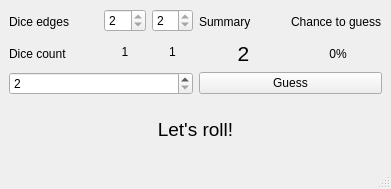
<?xml version="1.0" encoding="UTF-8"?>
<ui version="4.0">
 <class>MainWindow</class>
 <widget class="QMainWindow" name="MainWindow">
  <property name="geometry">
   <rect>
    <x>0</x>
    <y>0</y>
    <width>391</width>
    <height>189</height>
   </rect>
  </property>
  <property name="windowTitle">
   <string>MainWindow</string>
  </property>
  <widget class="QWidget" name="centralwidget">
   <layout class="QVBoxLayout" name="verticalLayout_2">
    <item>
     <layout class="QHBoxLayout" name="horizontalLayout_4">
      <item>
       <layout class="QHBoxLayout" name="horizontalLayout_6">
        <item>
         <layout class="QVBoxLayout" name="verticalLayout_3">
          <item>
           <widget class="QLabel" name="lb_t_edges">
            <property name="text">
             <string>Dice edges</string>
            </property>
           </widget>
          </item>
          <item>
           <widget class="QLabel" name="lb_t_diceCount">
            <property name="text">
             <string>Dice count</string>
            </property>
           </widget>
          </item>
         </layout>
        </item>
        <item>
         <layout class="QVBoxLayout" name="verticalLayout">
          <item>
           <layout class="QHBoxLayout" name="horizontalLayout_2">
            <item>
             <widget class="QSpinBox" name="sb_dice1">
              <property name="readOnly">
               <bool>true</bool>
              </property>
              <property name="minimum">
               <number>2</number>
              </property>
              <property name="maximum">
               <number>32</number>
              </property>
             </widget>
            </item>
            <item>
             <widget class="QSpinBox" name="sb_dice2">
              <property name="readOnly">
               <bool>true</bool>
              </property>
              <property name="minimum">
               <number>2</number>
              </property>
              <property name="maximum">
               <number>32</number>
              </property>
             </widget>
            </item>
           </layout>
          </item>
          <item>
           <layout class="QHBoxLayout" name="horizontalLayout">
            <item>
             <widget class="QLabel" name="lb_count1">
              <property name="text">
               <string>1</string>
              </property>
              <property name="alignment">
               <set>Qt::AlignCenter</set>
              </property>
             </widget>
            </item>
            <item>
             <widget class="QLabel" name="lb_count2">
              <property name="text">
               <string>1</string>
              </property>
              <property name="alignment">
               <set>Qt::AlignCenter</set>
              </property>
             </widget>
            </item>
           </layout>
          </item>
         </layout>
        </item>
       </layout>
      </item>
      <item>
       <layout class="QVBoxLayout" name="verticalLayout_4">
        <item>
         <layout class="QHBoxLayout" name="horizontalLayout_7">
          <item>
           <widget class="QLabel" name="lb_t_summary">
            <property name="text">
             <string>Summary</string>
            </property>
           </widget>
          </item>
          <item>
           <widget class="QLabel" name="lb_t_chance2guess">
            <property name="text">
             <string>Chance to guess</string>
            </property>
           </widget>
          </item>
         </layout>
        </item>
        <item>
         <layout class="QHBoxLayout" name="horizontalLayout_3">
          <item>
           <widget class="QLabel" name="lb_summary">
            <property name="font">
             <font>
              <pointsize>16</pointsize>
             </font>
            </property>
            <property name="text">
             <string>2</string>
            </property>
            <property name="scaledContents">
             <bool>false</bool>
            </property>
            <property name="alignment">
             <set>Qt::AlignCenter</set>
            </property>
           </widget>
          </item>
          <item>
           <widget class="QLabel" name="lb_chance">
            <property name="text">
             <string>0%</string>
            </property>
            <property name="alignment">
             <set>Qt::AlignCenter</set>
            </property>
           </widget>
          </item>
         </layout>
        </item>
       </layout>
      </item>
     </layout>
    </item>
    <item>
     <layout class="QHBoxLayout" name="horizontalLayout_5">
      <item>
       <widget class="QSpinBox" name="sb_guess">
        <property name="minimum">
         <number>2</number>
        </property>
        <property name="maximum">
         <number>64</number>
        </property>
       </widget>
      </item>
      <item>
       <widget class="QPushButton" name="pb_guess">
        <property name="text">
         <string>Guess</string>
        </property>
       </widget>
      </item>
     </layout>
    </item>
    <item>
     <widget class="QLabel" name="lb_result">
      <property name="font">
       <font>
        <pointsize>14</pointsize>
       </font>
      </property>
      <property name="text">
       <string>Let's roll!</string>
      </property>
      <property name="alignment">
       <set>Qt::AlignCenter</set>
      </property>
     </widget>
    </item>
   </layout>
  </widget>
  <widget class="QMenuBar" name="menubar">
   <property name="geometry">
    <rect>
     <x>0</x>
     <y>0</y>
     <width>391</width>
     <height>23</height>
    </rect>
   </property>
  </widget>
  <widget class="QStatusBar" name="statusbar"/>
 </widget>
 <resources/>
 <connections/>
</ui>
